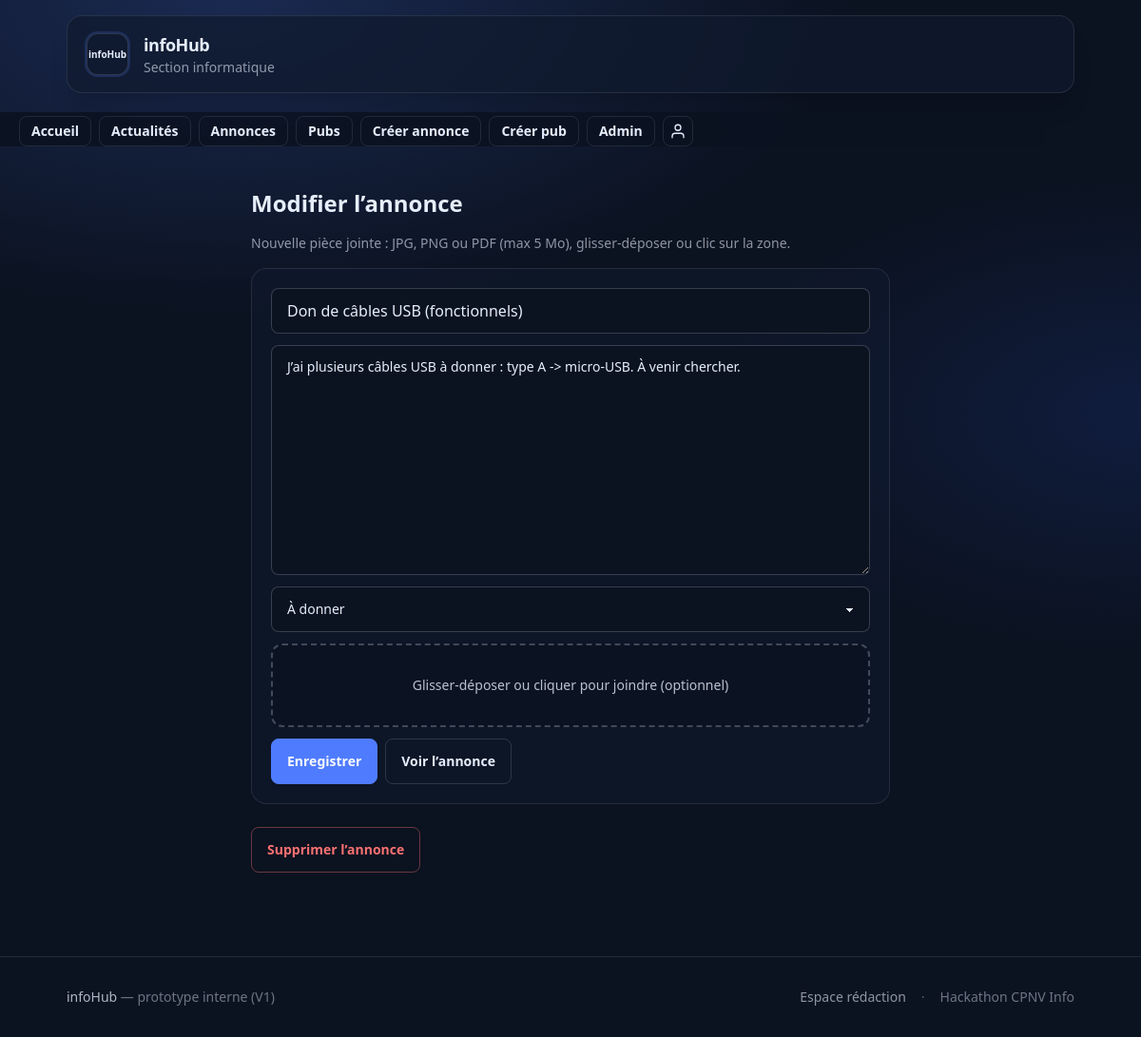
Page /index.php?route=edit_announcement&id=1 (signed in) on the committed database.
### tables this page shows
CREATE TABLE IF NOT EXISTS announcements (
  id INT AUTO_INCREMENT PRIMARY KEY,
  title VARCHAR(255) NOT NULL,
  content TEXT NOT NULL,
  image_path VARCHAR(255) NULL,
  category_slug VARCHAR(50) NOT NULL,
  created_by INT NULL,
  status ENUM('visible','hidden') NOT NULL DEFAULT 'visible',
  is_featured TINYINT(1) NOT NULL DEFAULT 0,
  posted_at DATETIME NOT NULL DEFAULT CURRENT_TIMESTAMP,
  CONSTRAINT chk_ann_category CHECK (category_slug IN ('vente','don','covoiturage','aide','petits_boulots','autres'))
);

### lib/db.php (called while the page is built, shortened)
<?php
function db(): PDO
{
  static $pdo = null;
  if ($pdo instanceof PDO) {
    return $pdo;
  }
  $dsn = sprintf(
    'mysql:host=%s;port=%d;dbname=%s;charset=utf8mb4',
    DB_HOST,
    DB_PORT,
    DB_NAME
  );
  $pdo = new PDO($dsn, DB_USER, DB_PASS, [
    PDO::ATTR_ERRMODE => PDO::ERRMODE_EXCEPTION,
    PDO::ATTR_DEFAULT_FETCH_MODE => PDO::FETCH_ASSOC,
  ]);
  return $pdo;
}

### lib/repositories.php (called while the page is built, shortened)
<?php
require_once __DIR__ . '/db.php';
function getAnnouncementRowById(int $id): ?array
{
  $stmt = db()->prepare(
    'SELECT a.*, u.full_name AS author_name, u.email AS author_email
     FROM announcements a
     LEFT JOIN users u ON u.id = a.created_by
     WHERE a.id = :id LIMIT 1'
  );
  $stmt->execute(['id' => $id]);
  $row = $stmt->fetch();
  return $row ?: null;
}

### pages/edit_announcement.php (the view, shortened to what this page needs)
<?php
require_once __DIR__ . '/../lib/repositories.php';
$row = getAnnouncementRowById((int)$id);
$savedPath = (string)($row['image_path'] ?? '');
?>
<?php require __DIR__ . '/../templates/header.php'; ?>
<section class="my-6 max-w-2xl mx-auto">
  <h1 class="text-2xl font-bold mb-4">Modifier l’annonce</h1>
  <p class="text-sm text-base-content/60 mb-4">Nouvelle pièce jointe : JPG, PNG ou PDF (max 5 Mo), glisser-déposer ou clic sur la zone.</p>
  <form method="post" enctype="multipart/form-data" class="card bg-base-200/50 border border-base-content/10 p-5 gap-3 flex flex-col">
    <input class="input input-bordered" name="title" placeholder="Titre" required value="<?= h((string)$row['title']) ?>">
    <textarea class="textarea textarea-bordered" rows="8" name="content" placeholder="Contenu" required><?= h((string)$row['content']) ?></textarea>
    <select class="select select-bordered" name="category_slug" required>
      <?php foreach (ANNOUNCEMENT_CATEGORIES as $slug => $label): ?>
        <option value="<?= h($slug) ?>" <?= (string)$row['category_slug'] === $slug ? 'selected' : '' ?>><?= h($label) ?></option>
      <?php endforeach; ?>
    </select>
    <div id="ann-dropzone-edit" class="rounded-xl border-2 border-dashed border-base-content/25 bg-base-100/50 px-4 py-8 text-center text-sm text-base-content/65 cursor-pointer hover:border-primary/40 transition-colors">
      <span data-fn class="font-medium text-base-content/80"><?= $savedPath !== '' ? h(basename($savedPath)) : 'Glisser-déposer ou cliquer pour joindre (optionnel)' ?></span>
    </div>
    <div class="flex flex-wrap gap-2">
      <button class="btn btn-primary" type="submit">Enregistrer</button>
      <a class="btn btn-ghost border border-base-content/15" href="index.php?route=announcement_detail&id=<?= (int)$id ?>">Voir l’annonce</a>
    </div>
  </form>
  <form method="post" class="mt-6" onsubmit="return confirm('Supprimer définitivement cette annonce ?');">
    <button class="btn btn-outline border-error/40 text-error" type="submit">Supprimer l’annonce</button>
  </form>
</section>
<?php require __DIR__ . '/../templates/footer.php'; ?>

### rows in the picture
announcements: title "Don de câbles USB (fonctionnels)", content "J’ai plusieurs câbles USB à donner : type A -> micro-USB. À venir chercher.", category_slug "À donner"

### other values in the picture
SITE_TITLE "infoHub"
